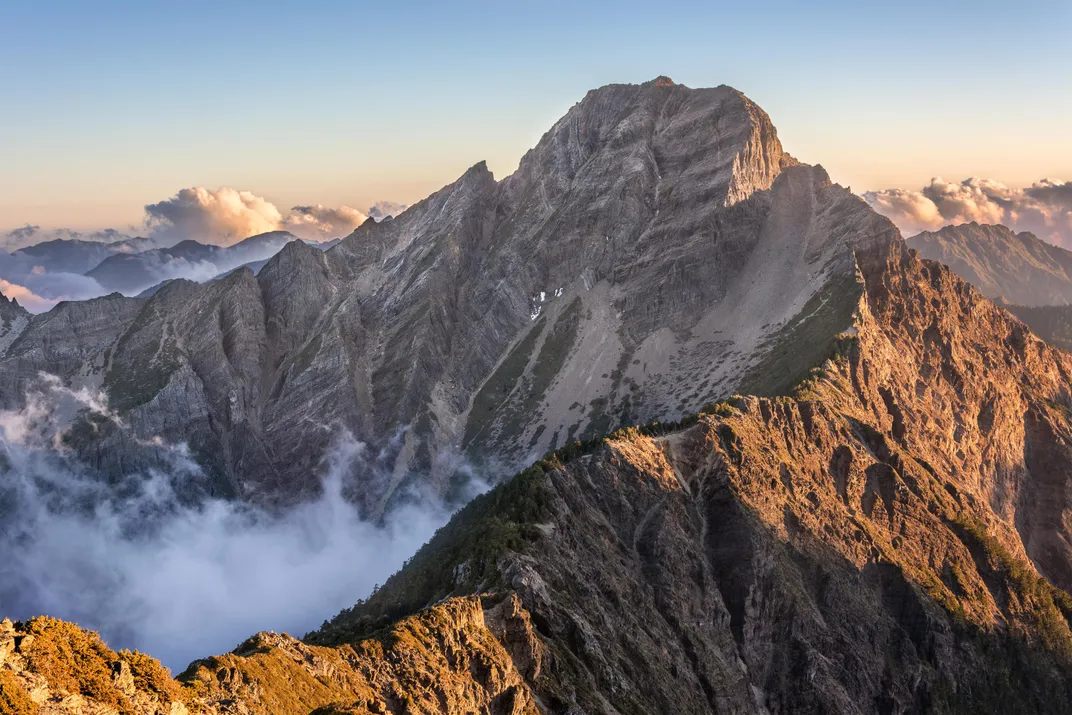
#> input picture mountain.webp, 1072 x 715 px, found by its file name
$ jupyter execute --allow-errors 'Welcome_To_Colab (3).ipynb'
#> lines starting #> are read from the running program, lines starting #| are printed output that depends on the picture
# Welcome to Colab!

## Google Colab is available in VS Code!

Try the new [Google Colab extension](https://marketplace.visualstudio.com/items?itemName=Google.colab) for Visual Studio Code. You can get up and running in just a few clicks:

*  In VS Code, open the ***Extensions*** view and search for 'Google Colab' to install.
*  Open the kernel selector by creating or opening any `.ipynb` notebook file in your local workspace and either running a cell or clicking the ***Select Kernel*** button in the top right.
*  Click ***Colab*** and then select your desired runtime, sign in with your Google account, and you're all set!

See more details in our [announcement blog here](https://developers.googleblog.com/google-colab-is-coming-to-vs-code).

## 🎁 Free Pro Plan for Gemini & Colab for US College Students 🎓

Get more access to our most accurate model Gemini 3 Pro for advanced coding, complex research, and innovative projects, backed by Colab’s dedicated high-compute resources for data science and machine learning.

Get the Gemini free offer at [gemini.google/students](https://gemini.google/students?utm_source=colab&utm_medium=banner&utm_campaign=students_xpa_us-colab-banner).
Get the Colab free offer at [colab.research.google.com/signup](https://colab.research.google.com/signup).
Terms Apply.

## Access popular AI models via Google-Colab-AI Without an API Key
All users have access to most popular LLMs via the `google-colab-ai` Python library, and paid users have access to a wider selection of models. For more details, refer to the [getting started with google colab ai](https://colab.research.google.com/github/googlecolab/colabtools/blob/main/notebooks/Getting_started_with_google_colab_ai.ipynb).

[cell 1]
from google.colab import ai
#> (the rest of this cell did not finish here and is left out)

## Explore the Gemini API
The Gemini API gives you access to Gemini models created by Google DeepMind. Gemini models are built from the ground up to be multimodal, so you can reason seamlessly across text, images, code, and audio.

**How to get started?**
*  Go to [Google AI Studio](https://aistudio.google.com/) and log in with your Google account.
*  [Create an API key](https://aistudio.google.com/app/apikey).
* Use a quickstart for [Python](https://colab.research.google.com/github/google-gemini/cookbook/blob/main/quickstarts/Get_started.ipynb), or call the REST API using [curl](https://colab.research.google.com/github/google-gemini/cookbook/blob/main/quickstarts/rest/Prompting_REST.ipynb).

**Discover Gemini's advanced capabilities**
*  Play with Gemini [multimodal outputs](https://colab.research.google.com/github/google-gemini/cookbook/blob/main/quickstarts/Image-out.ipynb), mixing text and images in an iterative way.
*  Discover the [multimodal Live API](https://colab.research.google.com/github/google-gemini/cookbook/blob/main/quickstarts/Get_started_LiveAPI.ipynb ) (demo [here](https://aistudio.google.com/live)).
*  Learn how to [analyze images and detect items in your pictures](https://colab.research.google.com/github/google-gemini/cookbook/blob/main/quickstarts/Spatial_understanding.ipynb") using Gemini (bonus, there's a [3D version](https://colab.research.google.com/github/google-gemini/cookbook/blob/main/examples/Spatial_understanding_3d.ipynb) as well!).
*  Unlock the power of [Gemini thinking model](https://colab.research.google.com/github/google-gemini/cookbook/blob/main/quickstarts/Get_started_thinking.ipynb), capable of solving complex task with its inner thoughts.

**Explore complex use cases**
*  Use [Gemini grounding capabilities](https://colab.research.google.com/github/google-gemini/cookbook/blob/main/examples/Search_grounding_for_research_report.ipynb) to create a report on a company based on what the model can find on internet.
*  Extract [invoices and form data from PDF](https://colab.research.google.com/github/google-gemini/cookbook/blob/main/examples/Pdf_structured_outputs_on_invoices_and_forms.ipynb) in a structured way.
*  Create [illustrations based on a whole book](https://colab.research.google.com/github/google-gemini/cookbook/blob/main/examples/Book_illustration.ipynb) using Gemini large context window and Imagen.

To learn more, check out the [Gemini cookbook](https://github.com/google-gemini/cookbook) or visit the [Gemini API documentation](https://ai.google.dev/docs/).

Colab now has AI features powered by [Gemini](https://gemini.google.com). The video below provides information on how to use these features, whether you're new to Python, or a seasoned veteran.

<center>
  <a href="https://www.youtube.com/watch?v=V7RXyqFUR98" target="_blank">

  </a>
</center>

<div class="markdown-google-sans">
  <h2>What is Colab?</h2>
</div>

Colab, or "Colaboratory", allows you to write and execute Python in your browser, with
- Zero configuration required
- Access to GPUs free of charge
- Easy sharing

Whether you're a **student**, a **data scientist** or an **AI researcher**, Colab can make your work easier. Watch [Introduction to Colab](https://www.youtube.com/watch?v=inN8seMm7UI) or [Colab Features You May Have Missed](https://www.youtube.com/watch?v=rNgswRZ2C1Y) to learn more, or just get started below!

<div class="markdown-google-sans">

## **Getting started**
</div>

The document you are reading is not a static web page, but an interactive environment called a **Colab notebook** that lets you write and execute code.

For example, here is a **code cell** with a short Python script that computes a value, stores it in a variable, and prints the result:

[cell 2]
seconds_in_a_day = 24 * 60 * 60
seconds_in_a_day

To execute the code in the above cell, select it with a click and then either press the play button to the left of the code, or use the keyboard shortcut "Command/Ctrl+Enter". To edit the code, just click the cell and start editing.

Variables that you define in one cell can later be used in other cells:

[cell 3]
seconds_in_a_week = 7 * seconds_in_a_day
seconds_in_a_week

Colab notebooks allow you to combine **executable code** and **rich text** in a single document, along with **images**, **HTML**, **LaTeX** and more. When you create your own Colab notebooks, they are stored in your Google Drive account. You can easily share your Colab notebooks with co-workers or friends, allowing them to comment on your notebooks or even edit them. To learn more, see [Overview of Colab](/notebooks/basic_features_overview.ipynb). To create a new Colab notebook you can use the File menu above, or use the following link: [create a new Colab notebook](http://colab.research.google.com#create=true).

Colab notebooks are Jupyter notebooks that are hosted by Colab. To learn more about the Jupyter project, see [jupyter.org](https://www.jupyter.org).

<div class="markdown-google-sans">

## Data science
</div>

With Colab you can harness the full power of popular Python libraries to analyze and visualize data. The code cell below uses **numpy** to generate some random data, and uses **matplotlib** to visualize it. To edit the code, just click the cell and start editing.

You can import your own data into Colab notebooks from your Google Drive account, including from spreadsheets, as well as from Github and many other sources. To learn more about importing data, and how Colab can be used for data science, see the links below under [Working with Data](#working-with-data).

[cell 4]
import numpy as np
import IPython.display as display
from matplotlib import pyplot as plt
import io
import base64

ys = 200 + np.random.randn(100)
x = [x for x in range(len(ys))]

#> (the rest of this cell did not finish here and is left out)

Colab notebooks execute code on Google's cloud servers, meaning you can leverage the power of Google hardware, including [GPUs and TPUs](#using-accelerated-hardware), regardless of the power of your machine. All you need is a browser.

For example, if you find yourself waiting for **pandas** code to finish running and want to go faster, you can switch to a GPU Runtime and use libraries like [RAPIDS cuDF](https://rapids.ai/cudf-pandas) that provide zero-code-change acceleration.

To learn more about accelerating pandas on Colab, see the [10 minute guide](https://colab.research.google.com/github/rapidsai-community/showcase/blob/main/getting_started_tutorials/cudf_pandas_colab_demo.ipynb) or
 [US stock market data analysis demo](https://colab.research.google.com/github/rapidsai-community/showcase/blob/main/getting_started_tutorials/cudf_pandas_stocks_demo.ipynb).

<div class="markdown-google-sans">

## Machine learning
</div>

With Colab you can import an image dataset, train an image classifier on it, and evaluate the model, all in just [a few lines of code](https://colab.research.google.com/github/tensorflow/docs/blob/master/site/en/tutorials/quickstart/beginner.ipynb).

Colab is used extensively in the machine learning community with applications including:
- Getting started with TensorFlow
- Developing and training neural networks
- Experimenting with TPUs
- Disseminating AI research
- Creating tutorials

To see sample Colab notebooks that demonstrate machine learning applications, see the [machine learning examples](#machine-learning-examples) below.

<div class="markdown-google-sans">

## More Resources

### Working with Notebooks in Colab

</div>

- [Overview of Colab](/notebooks/basic_features_overview.ipynb)
- [Guide to Markdown](/notebooks/markdown_guide.ipynb)
- [Importing libraries and installing dependencies](/notebooks/snippets/importing_libraries.ipynb)
- [Saving and loading notebooks in GitHub](https://colab.research.google.com/github/googlecolab/colabtools/blob/main/notebooks/colab-github-demo.ipynb)
- [Interactive forms](/notebooks/forms.ipynb)
- [Interactive widgets](/notebooks/widgets.ipynb)

<div class="markdown-google-sans">

<a name="working-with-data"></a>
### Working with Data
</div>

- [Loading data: Drive, Sheets, and Google Cloud Storage](/notebooks/io.ipynb)
- [Charts: visualizing data](/notebooks/charts.ipynb)
- [Getting started with BigQuery](/notebooks/bigquery.ipynb)

<div class="markdown-google-sans">

### Machine Learning

<div>

These are a few of the notebooks related to Machine Learning, including Google's online Machine Learning course. See the [full course website](https://developers.google.com/machine-learning/crash-course/) for more.
- [Intro to Pandas DataFrame](https://colab.research.google.com/github/google/eng-edu/blob/main/ml/cc/exercises/pandas_dataframe_ultraquick_tutorial.ipynb)
- [Intro to RAPIDS cuDF to accelerate pandas](https://nvda.ws/rapids-cudf)
- [Getting Started with cuML's accelerator mode](https://colab.research.google.com/github/rapidsai-community/showcase/blob/main/getting_started_tutorials/cuml_sklearn_colab_demo.ipynb)

<div class="markdown-google-sans">

<a name="using-accelerated-hardware"></a>
### Using Accelerated Hardware
</div>

- [Train a CNN to classify handwritten digits on the MNIST dataset using Flax NNX API](https://colab.research.google.com/github/google/flax/blob/main/docs_nnx/mnist_tutorial.ipynb)
- [Train a Vision Transformer (ViT) for image classification with JAX](https://colab.research.google.com/github/jax-ml/jax-ai-stack/blob/main/docs/source/JAX_Vision_transformer.ipynb)
- [Text classification with a transformer language model using JAX](https://colab.research.google.com/github/jax-ml/jax-ai-stack/blob/main/docs/source/JAX_transformer_text_classification.ipynb)

<div class="markdown-google-sans">

<a name="machine-learning-examples"></a>

### Featured examples

</div>

- [Train a miniGPT language model with JAX AI Stack](https://docs.jaxstack.ai/en/latest/JAX_for_LLM_pretraining.html)
- [LoRA/QLoRA finetuning for LLM using Tunix](https://github.com/google/tunix/blob/main/examples/qlora_gemma.ipynb)
- [Parameter-efficient fine-tuning of Gemma with LoRA and QLoRA](https://keras.io/examples/keras_recipes/parameter_efficient_finetuning_of_gemma_with_lora_and_qlora/)
- [Loading Hugging Face Transformers Checkpoints](https://keras.io/keras_hub/guides/hugging_face_keras_integration/)
- [8-bit Integer Quantization in Keras](https://keras.io/guides/int8_quantization_in_keras/)
- [Float8 training and inference with a simple Transformer model](https://keras.io/examples/keras_recipes/float8_training_and_inference_with_transformer/)
- [Pretraining a Transformer from scratch with KerasHub](https://keras.io/keras_hub/guides/transformer_pretraining/)
- [Simple MNIST convnet](https://keras.io/examples/vision/mnist_convnet/)
- [Image classification from scratch using Keras 3](https://keras.io/examples/vision/image_classification_from_scratch/)
- [Image Classification with KerasHub](https://keras.io/keras_hub/guides/classification_with_keras_hub/)

[cell 5]
import cv2
import matplotlib.pyplot as plt
import numpy as np
# Load image in grayscale
img = cv2.imread("/content/mountain.webp", 0)
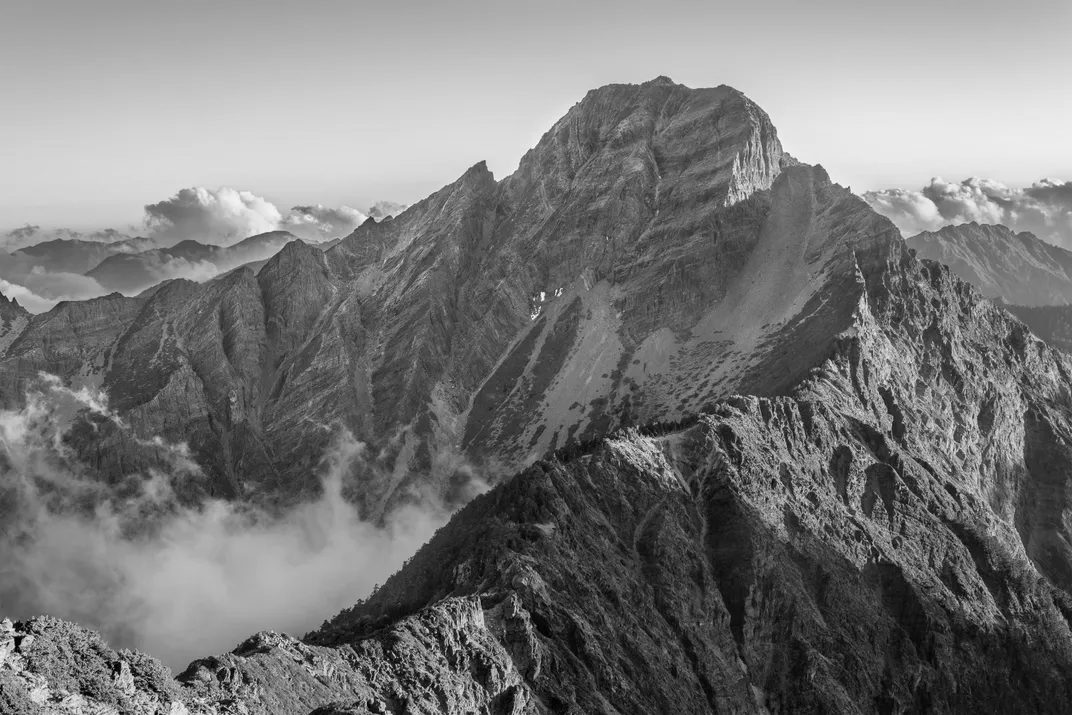
#> img: shape (715, 1072); min 0, max 255, mean 120
# Sharpening kernel (simple 3x3 filter)
kernel = np.array([[0, -1, 0],
                   [-1, 5, -1],
                   [0, -1, 0]])
# Apply sharpening
sharpened = cv2.filter2D(img, -1, kernel)
# Show original and sharpened images
plt.figure(figsize=(10,5))
#> (this line was passed over: IPython is not available in this run)
plt.subplot(1,2,1)
#> (this line was passed over: IPython is not available in this run)
plt.imshow(img, cmap='gray')
#> (this line was passed over: IPython is not available in this run)
plt.title("Original Image")
#> (this line was passed over: IPython is not available in this run)
plt.axis('on')
#> (this line was passed over: IPython is not available in this run)
plt.subplot(1,2,2)
#> (this line was passed over: IPython is not available in this run)
plt.imshow(sharpened, cmap='gray')
#> (this line was passed over: IPython is not available in this run)
plt.title("Sharpened Image")
plt.axis('off')
plt.show()
